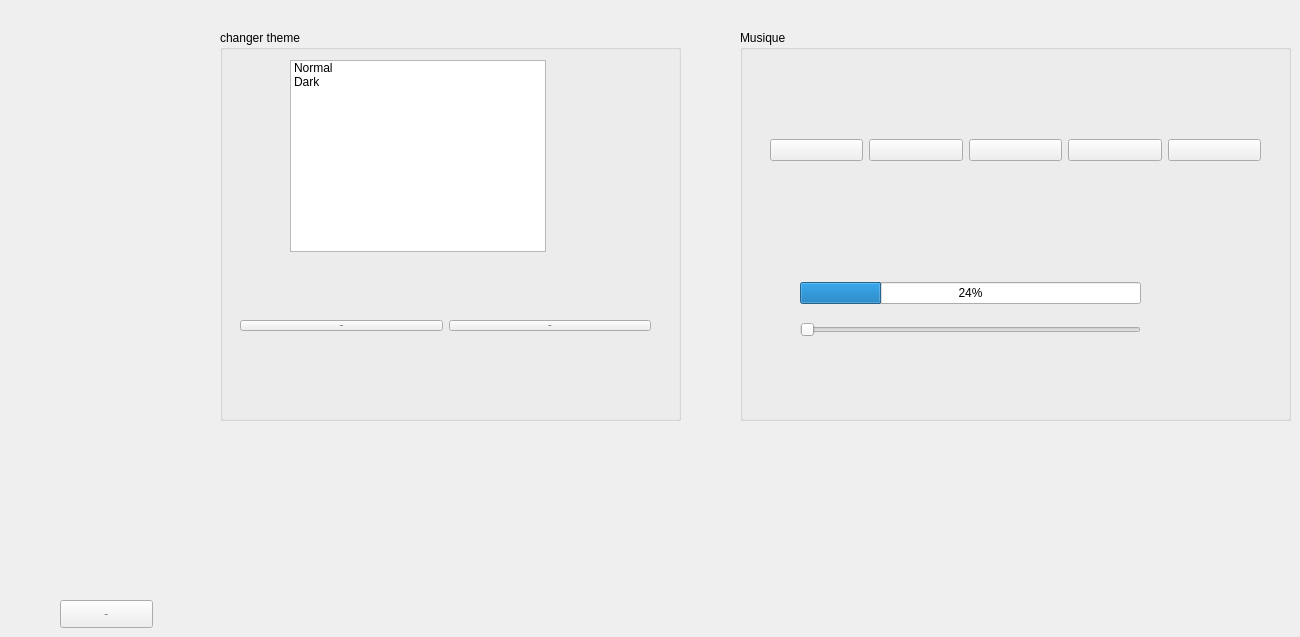
    <widget class="QWidget" name="page">
     <widget class="QPushButton" name="pushButton_74">
      <property name="geometry">
       <rect>
        <x>60</x>
        <y>600</y>
        <width>93</width>
        <height>28</height>
       </rect>
      </property>
      <property name="font">
       <font>
        <family>Source Code Pro</family>
        <pointsize>-1</pointsize>
        <weight>75</weight>
        <bold>true</bold>
       </font>
      </property>
      <property name="styleSheet">
       <string notr="true">QPushButton
{
    color: #b1b1b1;
    background-color: QLinearGradient( x1: 0, y1: 0, x2: 0, y2: 1, stop: 0 #565656, stop: 0.1 #525252, stop: 0.5 #4e4e4e, stop: 0.9 #4a4a4a, stop: 1 #464646);
    border-width: 1px;
    border-color: #1e1e1e;
    border-style: solid;
    border-radius: 6;
    padding: 3px;
    font-size: 12px;
    padding-left: 5px;
    padding-right: 5px;
}

QPushButton:pressed
{
    background-color: QLinearGradient( x1: 0, y1: 0, x2: 0, y2: 1, stop: 0 #2d2d2d, stop: 0.1 #2b2b2b, stop: 0.5 #292929, stop: 0.9 #282828, stop: 1 #252525);
}color: rgb(255, 255, 255);
background-color:  QLinearGradient(x1: 0, y1: 0, x2: 0, y2: 1, stop: 0#8D9AAE, stop: 1 #8D9AAE);
 border-radius: 10;</string>
      </property>
      <property name="text">
       <string>retour</string>
      </property>
     </widget>
     <widget class="QListWidget" name="listheme">
      <property name="geometry">
       <rect>
        <x>290</x>
        <y>60</y>
        <width>256</width>
        <height>192</height>
       </rect>
      </property>
      <item>
       <property name="text">
        <string>Normal</string>
       </property>
      </item>
      <item>
       <property name="text">
        <string>Dark</string>
       </property>
      </item>
     </widget>
     <widget class="QWidget" name="horizontalLayoutWidget">
      <property name="geometry">
       <rect>
        <x>240</x>
        <y>250</y>
        <width>411</width>
        <height>151</height>
       </rect>
      </property>
      <layout class="QHBoxLayout" name="horizontalLayout">
       <item>
        <widget class="QPushButton" name="cancel">
         <property name="font">
          <font>
           <family>Source Code Pro</family>
           <pointsize>-1</pointsize>
           <weight>75</weight>
           <bold>true</bold>
          </font>
         </property>
         <property name="styleSheet">
          <string notr="true">QPushButton
{
    color: #b1b1b1;
    background-color: QLinearGradient( x1: 0, y1: 0, x2: 0, y2: 1, stop: 0 #565656, stop: 0.1 #525252, stop: 0.5 #4e4e4e, stop: 0.9 #4a4a4a, stop: 1 #464646);
    border-width: 1px;
    border-color: #1e1e1e;
    border-style: solid;
    border-radius: 6;
    padding: 3px;
    font-size: 12px;
    padding-left: 5px;
    padding-right: 5px;
}

QPushButton:pressed
{
    background-color: QLinearGradient( x1: 0, y1: 0, x2: 0, y2: 1, stop: 0 #2d2d2d, stop: 0.1 #2b2b2b, stop: 0.5 #292929, stop: 0.9 #282828, stop: 1 #252525);
}color: rgb(255, 255, 255);
background-color:  QLinearGradient(x1: 0, y1: 0, x2: 0, y2: 1, stop: 0#8D9AAE, stop: 1 #8D9AAE);
 border-radius: 10;</string>
         </property>
         <property name="text">
          <string>Cancel</string>
         </property>
        </widget>
       </item>
       <item>
        <widget class="QPushButton" name="Applytheme">
         <property name="font">
          <font>
           <family>Source Code Pro</family>
           <pointsize>-1</pointsize>
           <weight>75</weight>
           <bold>true</bold>
          </font>
         </property>
         <property name="styleSheet">
          <string notr="true">QPushButton
{
    color: #b1b1b1;
    background-color: QLinearGradient( x1: 0, y1: 0, x2: 0, y2: 1, stop: 0 #565656, stop: 0.1 #525252, stop: 0.5 #4e4e4e, stop: 0.9 #4a4a4a, stop: 1 #464646);
    border-width: 1px;
    border-color: #1e1e1e;
    border-style: solid;
    border-radius: 6;
    padding: 3px;
    font-size: 12px;
    padding-left: 5px;
    padding-right: 5px;
}

QPushButton:pressed
{
    background-color: QLinearGradient( x1: 0, y1: 0, x2: 0, y2: 1, stop: 0 #2d2d2d, stop: 0.1 #2b2b2b, stop: 0.5 #292929, stop: 0.9 #282828, stop: 1 #252525);
}color: rgb(255, 255, 255);
background-color:  QLinearGradient(x1: 0, y1: 0, x2: 0, y2: 1, stop: 0#8D9AAE, stop: 1 #8D9AAE);
 border-radius: 10;</string>
         </property>
         <property name="text">
          <string>Apply</string>
         </property>
        </widget>
       </item>
      </layout>
     </widget>
     <widget class="QGroupBox" name="groupBox_4">
      <property name="geometry">
       <rect>
        <x>220</x>
        <y>30</y>
        <width>461</width>
        <height>391</height>
       </rect>
      </property>
      <property name="title">
       <string>changer theme</string>
      </property>
     </widget>
     <widget class="QWidget" name="horizontalLayoutWidget_2">
      <property name="geometry">
       <rect>
        <x>770</x>
        <y>110</y>
        <width>491</width>
        <height>80</height>
       </rect>
      </property>
      <layout class="QHBoxLayout" name="horizontalLayout_2">
       <item>
        <widget class="QPushButton" name="MuteMedia">
         <property name="styleSheet">
          <string notr="true">QPushButton
{
    color: #b1b1b1;
    background-color: QLinearGradient( x1: 0, y1: 0, x2: 0, y2: 1, stop: 0 #565656, stop: 0.1 #525252, stop: 0.5 #4e4e4e, stop: 0.9 #4a4a4a, stop: 1 #464646);
    border-width: 1px;
    border-color: #1e1e1e;
    border-style: solid;
    border-radius: 6;
    padding: 3px;
    font-size: 12px;
    padding-left: 5px;
    padding-right: 5px;
}

QPushButton:pressed
{
    background-color: QLinearGradient( x1: 0, y1: 0, x2: 0, y2: 1, stop: 0 #2d2d2d, stop: 0.1 #2b2b2b, stop: 0.5 #292929, stop: 0.9 #282828, stop: 1 #252525);
}color: rgb(255, 255, 255);
background-color:  QLinearGradient(x1: 0, y1: 0, x2: 0, y2: 1, stop: 0#8D9AAE, stop: 1 #8D9AAE);
 border-radius: 10;</string>
         </property>
         <property name="text">
          <string/>
         </property>
        </widget>
       </item>
       <item>
        <widget class="QPushButton" name="StopMedia">
         <property name="styleSheet">
          <string notr="true">QPushButton
{
    color: #b1b1b1;
    background-color: QLinearGradient( x1: 0, y1: 0, x2: 0, y2: 1, stop: 0 #565656, stop: 0.1 #525252, stop: 0.5 #4e4e4e, stop: 0.9 #4a4a4a, stop: 1 #464646);
    border-width: 1px;
    border-color: #1e1e1e;
    border-style: solid;
    border-radius: 6;
    padding: 3px;
    font-size: 12px;
    padding-left: 5px;
    padding-right: 5px;
}

QPushButton:pressed
{
    background-color: QLinearGradient( x1: 0, y1: 0, x2: 0, y2: 1, stop: 0 #2d2d2d, stop: 0.1 #2b2b2b, stop: 0.5 #292929, stop: 0.9 #282828, stop: 1 #252525);
}color: rgb(255, 255, 255);
background-color:  QLinearGradient(x1: 0, y1: 0, x2: 0, y2: 1, stop: 0#8D9AAE, stop: 1 #8D9AAE);
 border-radius: 10;</string>
         </property>
         <property name="text">
          <string/>
         </property>
        </widget>
       </item>
       <item>
        <widget class="QPushButton" name="PauseMedia">
         <property name="styleSheet">
          <string notr="true">QPushButton
{
    color: #b1b1b1;
    background-color: QLinearGradient( x1: 0, y1: 0, x2: 0, y2: 1, stop: 0 #565656, stop: 0.1 #525252, stop: 0.5 #4e4e4e, stop: 0.9 #4a4a4a, stop: 1 #464646);
    border-width: 1px;
    border-color: #1e1e1e;
    border-style: solid;
    border-radius: 6;
    padding: 3px;
    font-size: 12px;
    padding-left: 5px;
    padding-right: 5px;
}

QPushButton:pressed
{
    background-color: QLinearGradient( x1: 0, y1: 0, x2: 0, y2: 1, stop: 0 #2d2d2d, stop: 0.1 #2b2b2b, stop: 0.5 #292929, stop: 0.9 #282828, stop: 1 #252525);
}color: rgb(255, 255, 255);
background-color:  QLinearGradient(x1: 0, y1: 0, x2: 0, y2: 1, stop: 0#8D9AAE, stop: 1 #8D9AAE);
 border-radius: 10;</string>
         </property>
         <property name="text">
          <string/>
         </property>
        </widget>
       </item>
       <item>
        <widget class="QPushButton" name="PlayMedia">
         <property name="styleSheet">
          <string notr="true">QPushButton
{
    color: #b1b1b1;
    background-color: QLinearGradient( x1: 0, y1: 0, x2: 0, y2: 1, stop: 0 #565656, stop: 0.1 #525252, stop: 0.5 #4e4e4e, stop: 0.9 #4a4a4a, stop: 1 #464646);
    border-width: 1px;
    border-color: #1e1e1e;
    border-style: solid;
    border-radius: 6;
    padding: 3px;
    font-size: 12px;
    padding-left: 5px;
    padding-right: 5px;
}

QPushButton:pressed
{
    background-color: QLinearGradient( x1: 0, y1: 0, x2: 0, y2: 1, stop: 0 #2d2d2d, stop: 0.1 #2b2b2b, stop: 0.5 #292929, stop: 0.9 #282828, stop: 1 #252525);
}color: rgb(255, 255, 255);
background-color:  QLinearGradient(x1: 0, y1: 0, x2: 0, y2: 1, stop: 0#8D9AAE, stop: 1 #8D9AAE);
 border-radius: 10;</string>
         </property>
         <property name="text">
          <string/>
         </property>
        </widget>
       </item>
       <item>
        <widget class="QPushButton" name="OpenMedia">
         <property name="styleSheet">
          <string notr="true">QPushButton
{
    color: #b1b1b1;
    background-color: QLinearGradient( x1: 0, y1: 0, x2: 0, y2: 1, stop: 0 #565656, stop: 0.1 #525252, stop: 0.5 #4e4e4e, stop: 0.9 #4a4a4a, stop: 1 #464646);
    border-width: 1px;
    border-color: #1e1e1e;
    border-style: solid;
    border-radius: 6;
    padding: 3px;
    font-size: 12px;
    padding-left: 5px;
    padding-right: 5px;
}

QPushButton:pressed
{
    background-color: QLinearGradient( x1: 0, y1: 0, x2: 0, y2: 1, stop: 0 #2d2d2d, stop: 0.1 #2b2b2b, stop: 0.5 #292929, stop: 0.9 #282828, stop: 1 #252525);
}color: rgb(255, 255, 255);
background-color:  QLinearGradient(x1: 0, y1: 0, x2: 0, y2: 1, stop: 0#8D9AAE, stop: 1 #8D9AAE);
 border-radius: 10;</string>
         </property>
         <property name="text">
          <string/>
         </property>
        </widget>
       </item>
      </layout>
     </widget>
     <widget class="QWidget" name="verticalLayoutWidget">
      <property name="geometry">
       <rect>
        <x>800</x>
        <y>270</y>
        <width>341</width>
        <height>80</height>
       </rect>
      </property>
      <layout class="QVBoxLayout" name="verticalLayout_2">
       <item>
        <widget class="QProgressBar" name="VolumeMediaDisplay">
         <property name="value">
          <number>24</number>
         </property>
        </widget>
       </item>
       <item>
        <widget class="QSlider" name="VolumeMediaControl">
         <property name="value">
          <number>0</number>
         </property>
         <property name="orientation">
          <enum>Qt::Horizontal</enum>
         </property>
        </widget>
       </item>
      </layout>
     </widget>
     <widget class="QGroupBox" name="groupBox_7">
      <property name="geometry">
       <rect>
        <x>740</x>
        <y>30</y>
        <width>551</width>
        <height>391</height>
       </rect>
      </property>
      <property name="title">
       <string>Musique</string>
      </property>
     </widget>
     <zorder>groupBox_7</zorder>
     <zorder>groupBox_4</zorder>
     <zorder>pushButton_74</zorder>
     <zorder>listheme</zorder>
     <zorder>horizontalLayoutWidget</zorder>
     <zorder>horizontalLayoutWidget_2</zorder>
     <zorder>verticalLayoutWidget</zorder>
    </widget>
